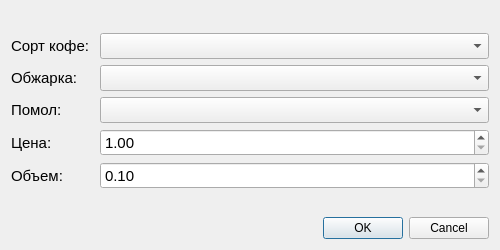
<?xml version="1.0" encoding="UTF-8"?>
<ui version="4.0">
 <class>Dialog</class>
 <widget class="QDialog" name="Dialog">
  <property name="geometry">
   <rect>
    <x>0</x>
    <y>0</y>
    <width>500</width>
    <height>250</height>
   </rect>
  </property>
  <property name="minimumSize">
   <size>
    <width>500</width>
    <height>250</height>
   </size>
  </property>
  <property name="maximumSize">
   <size>
    <width>500</width>
    <height>250</height>
   </size>
  </property>
  <property name="windowTitle">
   <string>Dialog</string>
  </property>
  <layout class="QVBoxLayout" name="verticalLayout">
   <item>
    <layout class="QFormLayout" name="formLayout">
     <item row="0" column="0">
      <spacer name="verticalSpacer">
       <property name="orientation">
        <enum>Qt::Vertical</enum>
       </property>
       <property name="sizeHint" stdset="0">
        <size>
         <width>20</width>
         <height>40</height>
        </size>
       </property>
      </spacer>
     </item>
     <item row="1" column="0">
      <widget class="QLabel" name="lbl_sort">
       <property name="font">
        <font>
         <pointsize>11</pointsize>
        </font>
       </property>
       <property name="text">
        <string>Сорт кофе: </string>
       </property>
      </widget>
     </item>
     <item row="1" column="1">
      <widget class="QComboBox" name="cb_sort">
       <property name="font">
        <font>
         <pointsize>11</pointsize>
        </font>
       </property>
      </widget>
     </item>
     <item row="2" column="0">
      <widget class="QLabel" name="lbl_roast">
       <property name="font">
        <font>
         <pointsize>11</pointsize>
        </font>
       </property>
       <property name="text">
        <string>Обжарка: </string>
       </property>
      </widget>
     </item>
     <item row="2" column="1">
      <widget class="QComboBox" name="cb_roast">
       <property name="font">
        <font>
         <pointsize>11</pointsize>
        </font>
       </property>
      </widget>
     </item>
     <item row="3" column="0">
      <widget class="QLabel" name="lbl_mill">
       <property name="font">
        <font>
         <pointsize>11</pointsize>
        </font>
       </property>
       <property name="text">
        <string>Помол: </string>
       </property>
      </widget>
     </item>
     <item row="3" column="1">
      <widget class="QComboBox" name="cb_mill">
       <property name="font">
        <font>
         <pointsize>11</pointsize>
        </font>
       </property>
      </widget>
     </item>
     <item row="4" column="0">
      <widget class="QLabel" name="lbl_price">
       <property name="font">
        <font>
         <pointsize>11</pointsize>
        </font>
       </property>
       <property name="text">
        <string>Цена: </string>
       </property>
      </widget>
     </item>
     <item row="4" column="1">
      <widget class="QDoubleSpinBox" name="dsb_price">
       <property name="font">
        <font>
         <pointsize>11</pointsize>
        </font>
       </property>
       <property name="minimum">
        <double>1.000000000000000</double>
       </property>
       <property name="maximum">
        <double>100000.000000000000000</double>
       </property>
       <property name="value">
        <double>1.000000000000000</double>
       </property>
      </widget>
     </item>
     <item row="5" column="0">
      <widget class="QLabel" name="lbl_volume">
       <property name="font">
        <font>
         <pointsize>11</pointsize>
        </font>
       </property>
       <property name="text">
        <string>Объем: </string>
       </property>
      </widget>
     </item>
     <item row="5" column="1">
      <widget class="QDoubleSpinBox" name="dsb_volume">
       <property name="font">
        <font>
         <pointsize>11</pointsize>
        </font>
       </property>
       <property name="minimum">
        <double>0.100000000000000</double>
       </property>
       <property name="maximum">
        <double>100.000000000000000</double>
       </property>
       <property name="value">
        <double>0.100000000000000</double>
       </property>
      </widget>
     </item>
     <item row="6" column="0">
      <spacer name="verticalSpacer_2">
       <property name="orientation">
        <enum>Qt::Vertical</enum>
       </property>
       <property name="sizeHint" stdset="0">
        <size>
         <width>20</width>
         <height>40</height>
        </size>
       </property>
      </spacer>
     </item>
    </layout>
   </item>
   <item>
    <widget class="QDialogButtonBox" name="buttonBox">
     <property name="orientation">
      <enum>Qt::Horizontal</enum>
     </property>
     <property name="standardButtons">
      <set>QDialogButtonBox::Cancel|QDialogButtonBox::Ok</set>
     </property>
    </widget>
   </item>
  </layout>
 </widget>
 <resources/>
 <connections>
  <connection>
   <sender>buttonBox</sender>
   <signal>accepted()</signal>
   <receiver>Dialog</receiver>
   <slot>accept()</slot>
   <hints>
    <hint type="sourcelabel">
     <x>248</x>
     <y>254</y>
    </hint>
    <hint type="destinationlabel">
     <x>157</x>
     <y>274</y>
    </hint>
   </hints>
  </connection>
  <connection>
   <sender>buttonBox</sender>
   <signal>rejected()</signal>
   <receiver>Dialog</receiver>
   <slot>reject()</slot>
   <hints>
    <hint type="sourcelabel">
     <x>316</x>
     <y>260</y>
    </hint>
    <hint type="destinationlabel">
     <x>286</x>
     <y>274</y>
    </hint>
   </hints>
  </connection>
 </connections>
</ui>
